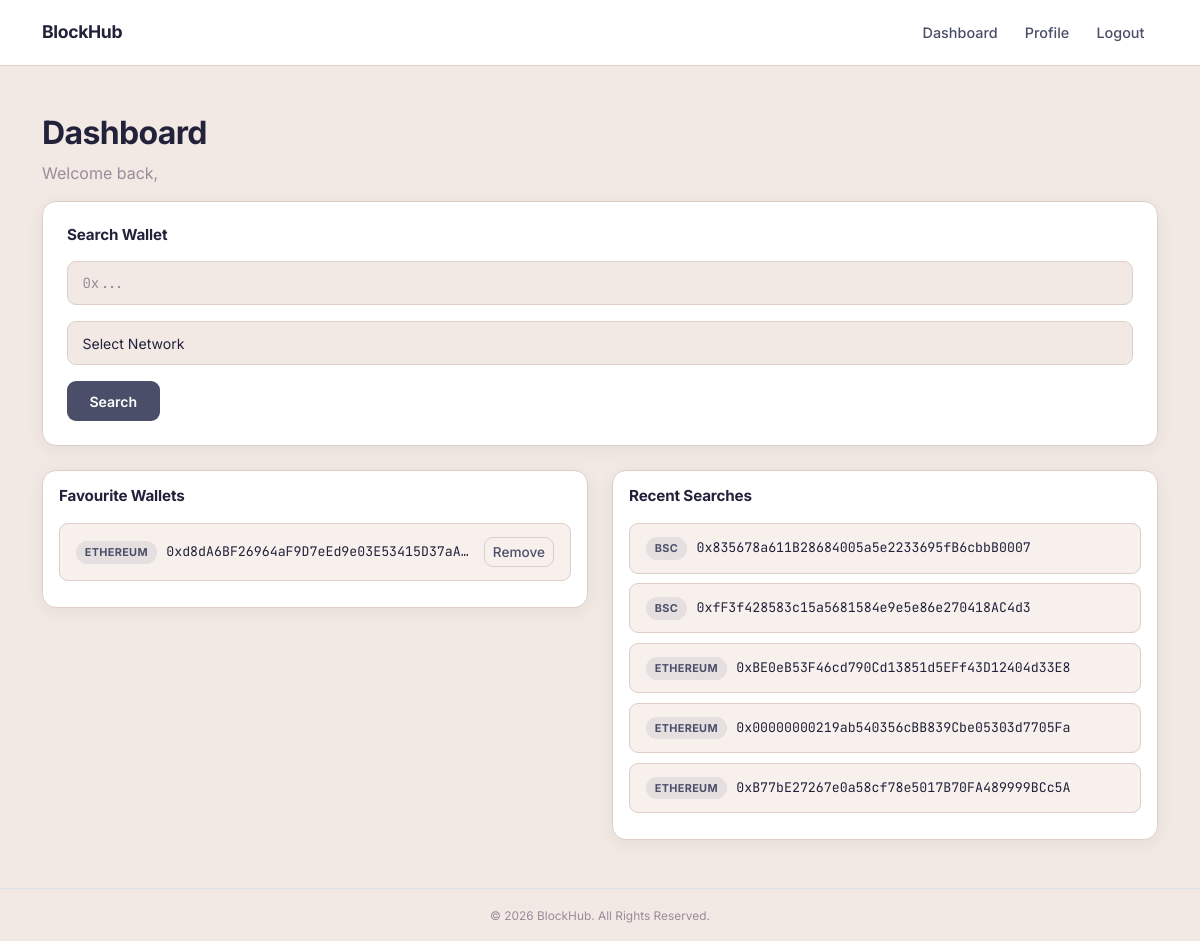
/dashboard (signed in), run on an earlier commit of the app's database.
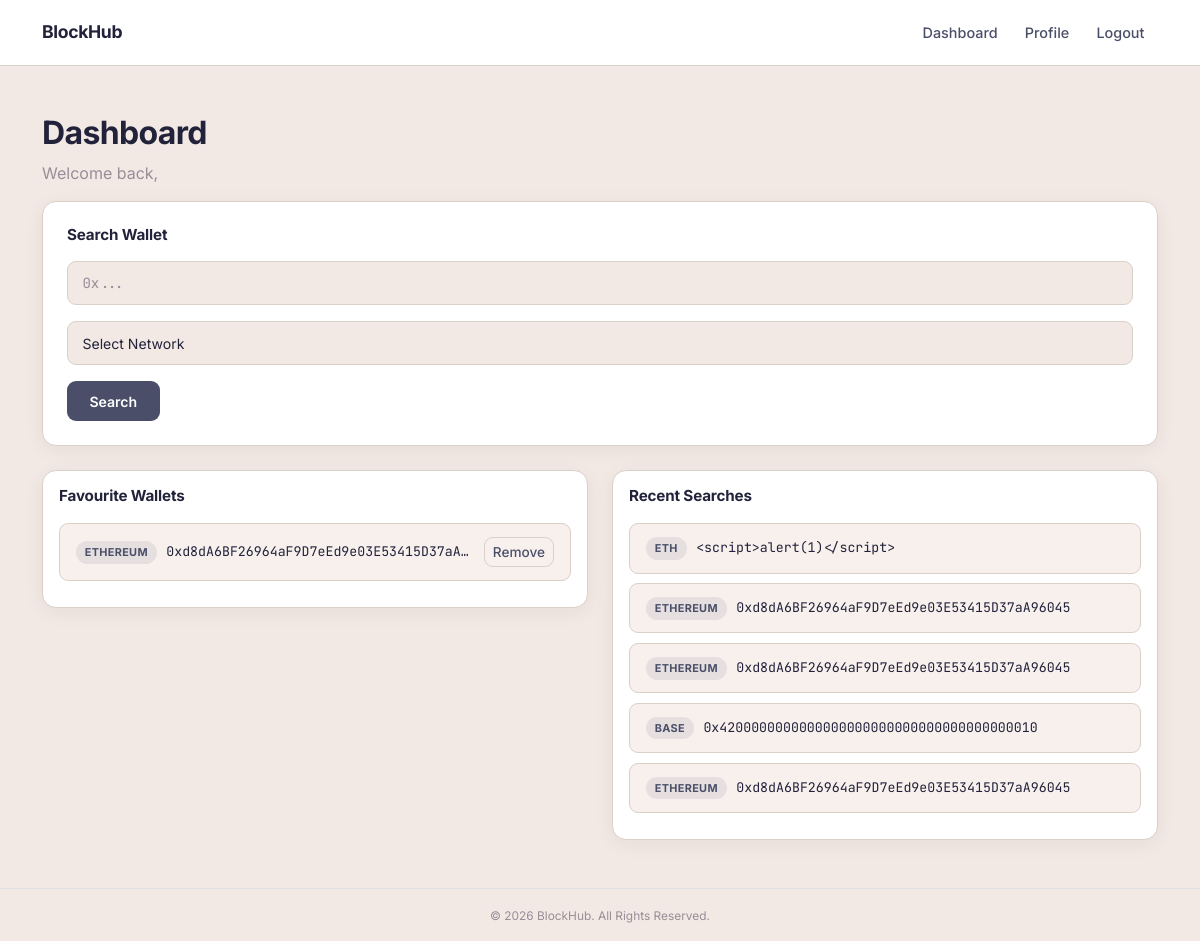
And on a later commit of the database.
### tables this page shows
CREATE TABLE favourites (
    id INTEGER PRIMARY KEY AUTOINCREMENT,
    user_id INTEGER NOT NULL,
    wallet_address TEXT NOT NULL,
    network TEXT,
    added_at TIMESTAMP DEFAULT CURRENT_TIMESTAMP,

    FOREIGN KEY (user_id) REFERENCES users(id)
);

CREATE TABLE search_history (
    id INTEGER PRIMARY KEY AUTOINCREMENT,
    user_id INTEGER NOT NULL,
    wallet_address TEXT NOT NULL,
    network TEXT,
    searched_at TIMESTAMP DEFAULT CURRENT_TIMESTAMP,

    FOREIGN KEY (user_id) REFERENCES users(id)
);

### app.py (the view)
@app.route("/dashboard")
@login_required
def dashboard():
    conn = get_db_connection()
    user = conn.execute(
        "SELECT * FROM users WHERE id = ?",
        (session["user_id"],)
    ).fetchone()
    favourites = conn.execute(
        """
        SELECT *
        FROM favourites
        WHERE user_id = ?
        ORDER BY added_at DESC
        LIMIT 5
        """,
        (session["user_id"],)
    ).fetchall()
    history = conn.execute(
        """
        SELECT *
        FROM search_history
        WHERE user_id = ?
        ORDER BY searched_at DESC
        LIMIT 5
        """,
        (session["user_id"],)
    ).fetchall()
    conn.close()
    return render_template(
        "dashboard.html",
        user=user,
        favourites=favourites,
        history=history
    )

### app.py (called while the page is built)
def get_db_connection():
    conn = sqlite3.connect(DATABASE)
    conn.row_factory = sqlite3.Row
    return conn

### helpers.py (called while the page is built)
def login_required(f):
    @wraps(f)
    def decorated_function(*args, **kwargs):
        if session.get("user_id") is None:
            return redirect("/login")
        return f(*args, **kwargs)
    return decorated_function

### templates/dashboard.html (shortened to what this page needs)
{% extends "layout.html" %} {% block title %} Dashboard {% endblock %} {% block
content %}
<h2 class="mb-4">Dashboard</h2>
<p style="color: var(--text-faint); margin-top: -1rem">
  Welcome back, {{ user.name }}
</p>
<div class="card p-4 mb-4">
  <h4>Search Wallet</h4>
  <form action="/wallet" method="GET">
    <div class="mb-3">
      <input class="form-control" name="address" placeholder="0x..." required />
    </div>
    <div class="mb-3">
      <select class="form-select" name="network" required>
        <option value="">Select Network</option>
      </select>
    </div>
    <button class="btn btn-dark">Search</button>
  </form>
</div>
<div class="row">
  <div class="col-md-6 mb-4 mb-md-0">
    <div class="card p-3">
      <h4>Favourite Wallets</h4>
      {% if favourites %}
      <div>
        {% for wallet in favourites %}
        <div class="wallet-row" data-network="{{ wallet.network }}">
          <div class="wallet-meta">
            <span class="chain-chip {{ wallet.network }}"
              >{{ wallet.network }}</span
            >
            <span class="wallet-address">{{ wallet.wallet_address }}</span>
          </div>
          <form action="/remove_favourite/{{ wallet.id }}" method="POST">
            <button class="btn btn-danger btn-sm">Remove</button>
          </form>
        </div>
        {% endfor %}
      </div>
      {% else %}
      <p class="empty-state">No favourite wallets yet.</p>
      {% endif %}
    </div>
  </div>
  <div class="col-md-6">
    <div class="card p-3">
      <h4>Recent Searches</h4>
      {% if history %}
      <div>
        {% for search in history %}
        <div class="wallet-row" data-network="{{ search.network }}">
          <div class="wallet-meta">
            <span class="chain-chip {{ search.network }}"
              >{{ search.network }}</span
            >
            <span class="wallet-address">{{ search.wallet_address }}</span>
          </div>
        </div>
        {% endfor %}
      </div>
      {% else %}
      <p class="empty-state">No recent searches.</p>
      {% endif %}
    </div>
  </div>
</div>
{% endblock %}

What changed in the data, as far as the page shows it:
no longer on this page (row unchanged): search_history: network "BSC", wallet_address "0x835678a611B28684005a5e2233695fB6cbbB0007"
no longer on this page (row unchanged): search_history: network "BSC", wallet_address "0xfF3f428583c15a5681584e9e5e86e270418AC4d3"
no longer on this page (row unchanged): search_history: network "ETHEREUM", wallet_address "0xBE0eB53F46cd790Cd13851d5EFf43D12404d33E8"
no longer on this page (row unchanged): search_history: network "ETHEREUM", wallet_address "0x00000000219ab540356cBB839Cbe05303d7705Fa"
no longer on this page (row unchanged): search_history: network "ETHEREUM", wallet_address "0xB77bE27267e0a58cf78e5017B70FA489999BCc5A"
added search_history: network "ETH", wallet_address "<script>alert(1)</script>"
added search_history: network "ETHEREUM", wallet_address "0xd8dA6BF26964aF9D7eEd9e03E53415D37aA96045"
added search_history: network "ETHEREUM", wallet_address "0xd8dA6BF26964aF9D7eEd9e03E53415D37aA96045"
added search_history: network "BASE", wallet_address "0x4200000000000000000000000000000000000010"
added search_history: network "ETHEREUM", wallet_address "0xd8dA6BF26964aF9D7eEd9e03E53415D37aA96045"
